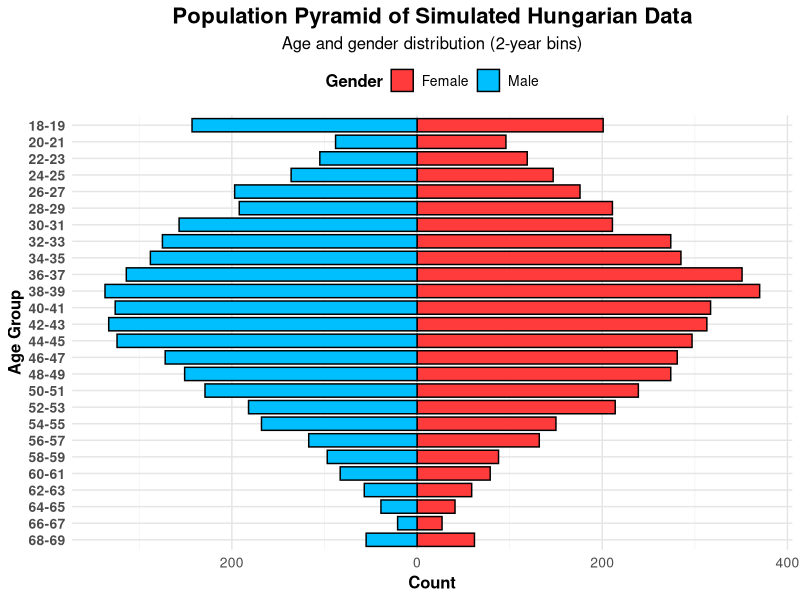
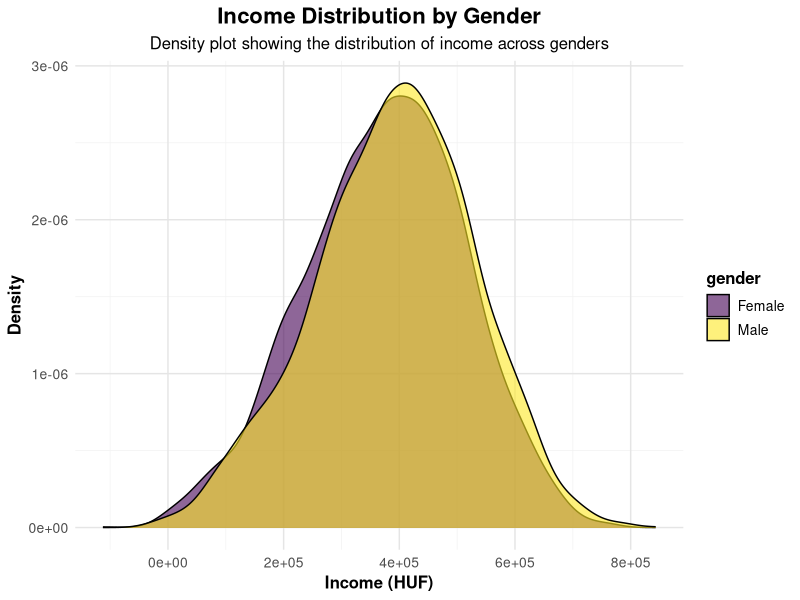
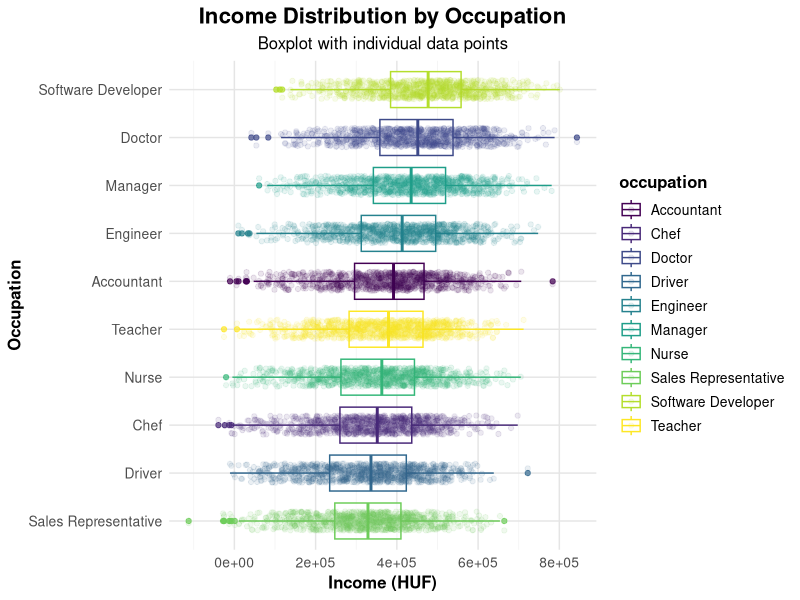
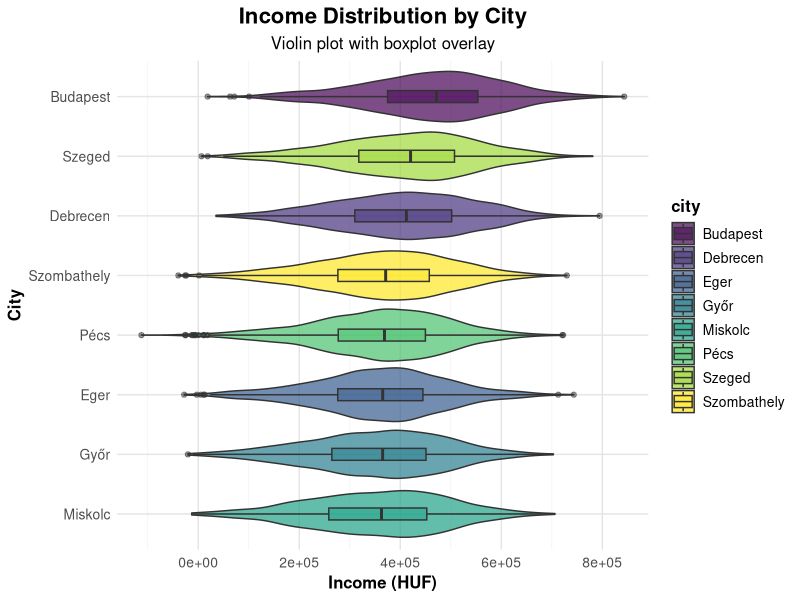
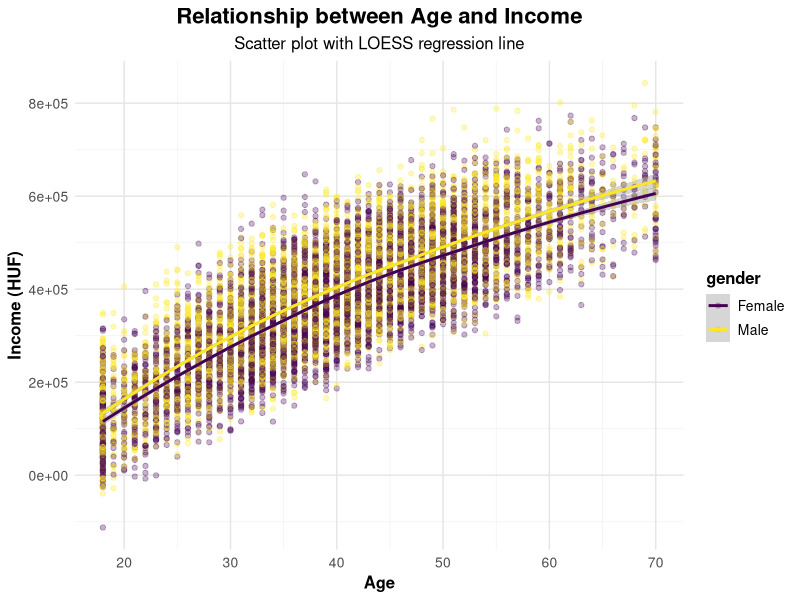
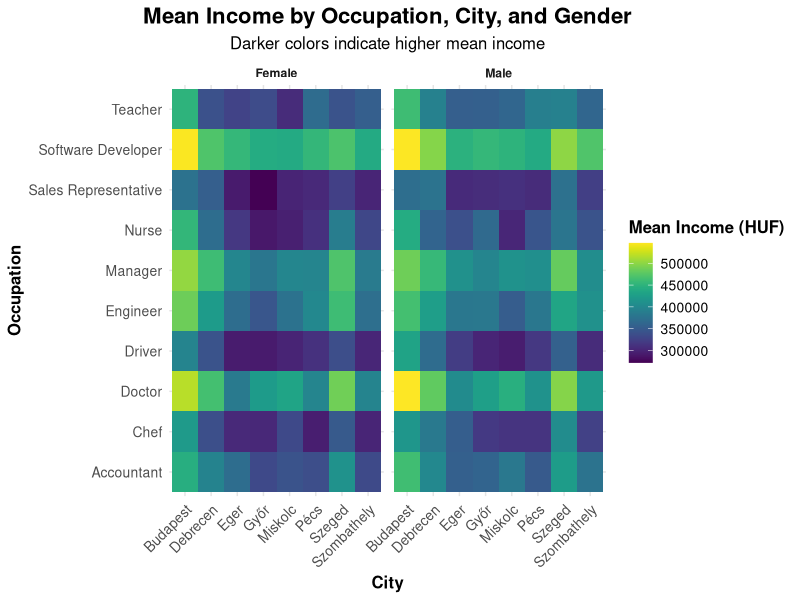
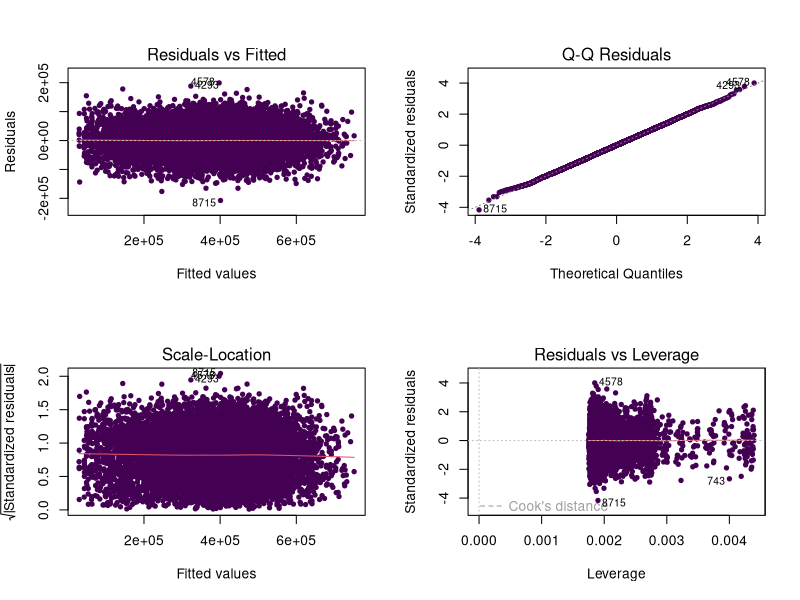
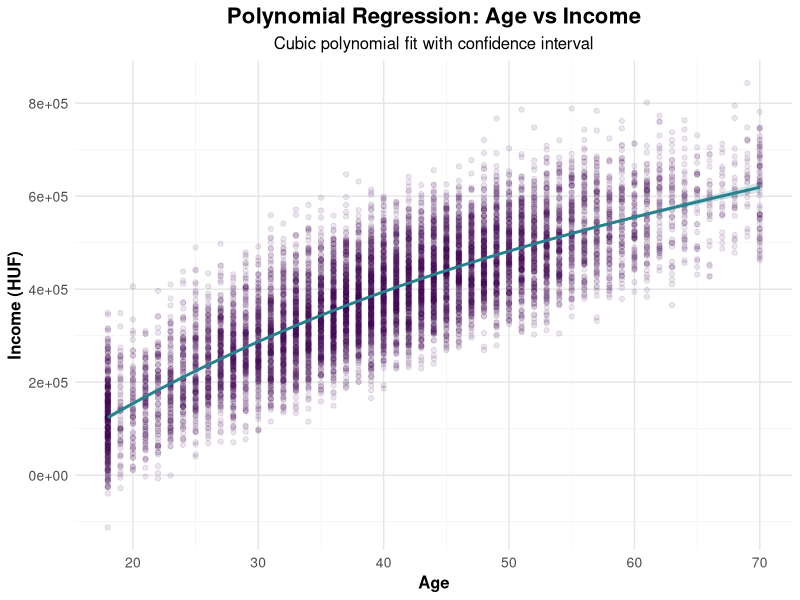

Write R code to recreate these figures, in order.
## ---- chunk 1
knitr::opts_chunk$set(echo = TRUE, warning = FALSE, message = FALSE)
library(tidyverse)
library(car)
library(lmtest)
library(ggplot2)
library(dplyr)
library(broom)
library(viridis)
library(ggthemes)
library(knitr)
library(kableExtra)
## ---- chunk 2
# Custom theme for all plots
custom_theme <- theme_minimal() +
  theme(
    plot.title = element_text(size = 16, face = "bold", hjust = 0.5),
    plot.subtitle = element_text(size = 12, hjust = 0.5),
    axis.title = element_text(size = 12, face = "bold"),
    axis.text = element_text(size = 10),
    legend.title = element_text(size = 12, face = "bold"),
    legend.text = element_text(size = 10),
    panel.grid.major = element_line(color = "gray90"),
    panel.grid.minor = element_line(color = "gray95")
  )

# Color palette
income_palette <- viridis::viridis(10)
## ---- chunk 3
set.seed(123) # For reproducibility

# Define parameters
n <- 10000  # Number of observations
cities <- c("Budapest", "Debrecen", "Szeged", "Miskolc", "Pécs", "Győr", "Szombathely", "Eger")
occupations <- c("Software Developer", "Teacher", "Doctor", "Sales Representative", 
                "Engineer", "Accountant", "Nurse", "Manager", "Chef", "Driver")
genders <- c("Male", "Female")

# Generate data
data <- data.frame(
  age = round(rnorm(n, mean = 40, sd = 12)),
  city = sample(cities, n, replace = TRUE),
  occupation = sample(occupations, n, replace = TRUE),
  gender = sample(genders, n, replace = TRUE)
)

# Ensure age is between 18 and 70
data$age <- pmax(18, pmin(70, data$age))

# Generate income based on relationships
data <- data %>%
  mutate(
    # Base income
    base_income = 300000,
    
    # Age effect (quadratic relationship)
    age_effect = 10000 * (age - 40) - 100 * (age - 40)^2,
    
    # City effect
    city_effect = case_when(
      city == "Budapest" ~ 100000,
      city %in% c("Debrecen", "Szeged") ~ 50000,
      TRUE ~ 0
    ),
    
    # Occupation effect
    occupation_effect = case_when(
      occupation == "Software Developer" ~ 150000,
      occupation == "Doctor" ~ 120000,
      occupation == "Manager" ~ 100000,
      occupation == "Engineer" ~ 80000,
      occupation == "Accountant" ~ 60000,
      occupation == "Teacher" ~ 40000,
      occupation == "Nurse" ~ 30000,
      occupation == "Chef" ~ 20000,
      occupation == "Driver" ~ 10000,
      TRUE ~ 0
    ),
    
    # Gender effect (simulating gender pay gap)
    gender_effect = ifelse(gender == "Male", 20000, 0),
    
    # Random noise
    noise = rnorm(n, 0, 50000)
  ) %>%
  mutate(
    income = base_income + age_effect + city_effect + occupation_effect + gender_effect + noise
  ) %>%
  select(age, city, occupation, gender, income)

# Save the data
write.csv(data, "hungarian_income_data.csv", row.names = FALSE)
## ---- chunk 4
# Summary statistics with kable
summary_stats <- summary(data)
kable(summary_stats, caption = "Summary Statistics of the Dataset") %>%
  kable_styling(bootstrap_options = c("striped", "hover", "condensed"), full_width = FALSE)
## ---- chunk 5
# Age bins for population pyramid
library(forcats)

# Create 2-year age bins for detailed population pyramid
data <- data %>%
  mutate(age_group_2yr = cut(age, breaks = seq(18, 70, by = 2), right = FALSE, include.lowest = TRUE, 
                            labels = paste(seq(18, 68, by = 2), seq(19, 69, by = 2), sep = "-")))

# Prepare data for detailed pyramid
dem_pyramid_2yr <- data %>%
  group_by(age_group_2yr, gender) %>%
  summarise(count = n(), .groups = 'drop') %>%
  mutate(count = ifelse(gender == "Male", -count, count))

# Plot detailed population pyramid
ggplot(dem_pyramid_2yr, aes(x = fct_rev(age_group_2yr), y = count, fill = gender)) +
  geom_bar(stat = "identity", width = 0.8, color = "black") +
  scale_y_continuous(labels = abs, expand = expansion(mult = c(0.05, 0.05))) +
  scale_fill_manual(values = c("Male" = "#00BFFF", "Female" = "#FF3B3B")) +
  coord_flip() +
  labs(title = "Population Pyramid of Simulated Hungarian Data",
       subtitle = "Age and gender distribution (2-year bins)",
       x = "Age Group",
       y = "Count",
       fill = "Gender") +
  custom_theme +
  theme(legend.position = "top",
        axis.text.y = element_text(size = 10, face = "bold"))

# Income distribution by gender
ggplot(data, aes(x = income, fill = gender)) +
  geom_density(alpha = 0.6) +
  scale_fill_viridis_d() +
  labs(title = "Income Distribution by Gender",
       subtitle = "Density plot showing the distribution of income across genders",
       x = "Income (HUF)",
       y = "Density") +
  custom_theme

# Income by occupation with jitter
ggplot(data, aes(x = reorder(occupation, income, FUN = median), y = income, color = occupation)) +
  geom_boxplot(alpha = 0.7) +
  geom_jitter(alpha = 0.1, width = 0.2) +
  scale_color_viridis_d() +
  coord_flip() +
  labs(title = "Income Distribution by Occupation",
       subtitle = "Boxplot with individual data points",
       x = "Occupation",
       y = "Income (HUF)") +
  custom_theme

# Income by city with violin plot
ggplot(data, aes(x = reorder(city, income, FUN = median), y = income, fill = city)) +
  geom_violin(alpha = 0.7) +
  geom_boxplot(width = 0.2, alpha = 0.5) +
  scale_fill_viridis_d() +
  coord_flip() +
  labs(title = "Income Distribution by City",
       subtitle = "Violin plot with boxplot overlay",
       x = "City",
       y = "Income (HUF)") +
  custom_theme

# Age vs income scatter plot with regression line
ggplot(data, aes(x = age, y = income, color = gender)) +
  geom_point(alpha = 0.3) +
  geom_smooth(method = "loess", se = TRUE) +
  scale_color_viridis_d() +
  labs(title = "Relationship between Age and Income",
       subtitle = "Scatter plot with LOESS regression line",
       x = "Age",
       y = "Income (HUF)") +
  custom_theme

# Create a more informative visualization of variable relationships
# Calculate mean income by category
income_by_category <- data %>%
  group_by(occupation, city, gender) %>%
  summarise(
    mean_income = mean(income),
    count = n(),
    .groups = 'drop'
  ) %>%
  arrange(desc(mean_income))

# Create a heatmap of mean income by occupation and city
ggplot(income_by_category, aes(x = city, y = occupation, fill = mean_income)) +
  geom_tile() +
  scale_fill_viridis(name = "Mean Income (HUF)") +
  facet_wrap(~gender) +
  labs(title = "Mean Income by Occupation, City, and Gender",
       subtitle = "Darker colors indicate higher mean income",
       x = "City",
       y = "Occupation") +
  custom_theme +
  theme(axis.text.x = element_text(angle = 45, hjust = 1),
        strip.text = element_text(face = "bold"))

# Create a summary table of the top 10 highest earning combinations
top_earners <- income_by_category %>%
  arrange(desc(mean_income)) %>%
  head(10)

kable(top_earners, 
      caption = "Top 10 Highest Earning Combinations",
      digits = 0) %>%
  kable_styling(bootstrap_options = c("striped", "hover", "condensed"), 
                full_width = FALSE)
## ---- chunk 6
# Test if there's a significant difference in income between genders
t_test_result <- t.test(income ~ gender, data = data)
print(t_test_result)
## ---- chunk 7
# Test if there are significant differences in income between cities
city_anova <- aov(income ~ city, data = data)
print(summary(city_anova))
## ---- chunk 8
# Test if there are significant differences in income between occupations
occupation_anova <- aov(income ~ occupation, data = data)
print(summary(occupation_anova))
## ---- chunk 9
# Test if income distributions differ between genders
male_income <- data$income[data$gender == "Male"]
female_income <- data$income[data$gender == "Female"]
ks_test <- ks.test(male_income, female_income)
print(ks_test)
## ---- chunk 10
# Test if income distributions differ between cities
kruskal_test <- kruskal.test(income ~ city, data = data)
print(kruskal_test)
## ---- chunk 11
# Convert categorical variables to factors
data$city <- as.factor(data$city)
data$occupation <- as.factor(data$occupation)
data$gender <- as.factor(data$gender)

# Fit the model
model1 <- lm(income ~ age + I(age^2) + city + occupation + gender, data = data)

# Create a beautiful model summary table
model_summary <- summary(model1)
kable(tidy(model_summary), caption = "Multiple Linear Regression Results") %>%
  kable_styling(bootstrap_options = c("striped", "hover", "condensed"), full_width = FALSE)

# Enhanced model diagnostics
par(mfrow = c(2,2))
plot(model1, col = income_palette[1], pch = 19, cex = 0.7)
## ---- chunk 12
# Fit polynomial regression
model2 <- lm(income ~ poly(age, 3), data = data)

# Create a static plot
ggplot(data, aes(x = age, y = income)) +
  geom_point(alpha = 0.1, color = income_palette[1]) +
  geom_smooth(method = "lm", formula = y ~ poly(x, 3), 
              color = income_palette[5], fill = income_palette[5], alpha = 0.2) +
  labs(title = "Polynomial Regression: Age vs Income",
       subtitle = "Cubic polynomial fit with confidence interval",
       x = "Age",
       y = "Income (HUF)") +
  custom_theme

# Model comparison
model_comparison <- data.frame(
  Model = c("Multiple Linear", "Polynomial"),
  R_squared = c(summary(model1)$r.squared, summary(model2)$r.squared),
  Adj_R_squared = c(summary(model1)$adj.r.squared, summary(model2)$adj.r.squared)
)

kable(model_comparison, caption = "Model Comparison") %>%
  kable_styling(bootstrap_options = c("striped", "hover", "condensed"), full_width = FALSE)
## ---- chunk 13
# Create a sample prediction
new_data <- data.frame(
  age = 35,
  city = "Budapest",
  occupation = "Software Developer",
  gender = "Male"
)

# Predict income
prediction <- predict(model1, newdata = new_data, interval = "prediction")
print(prediction)
